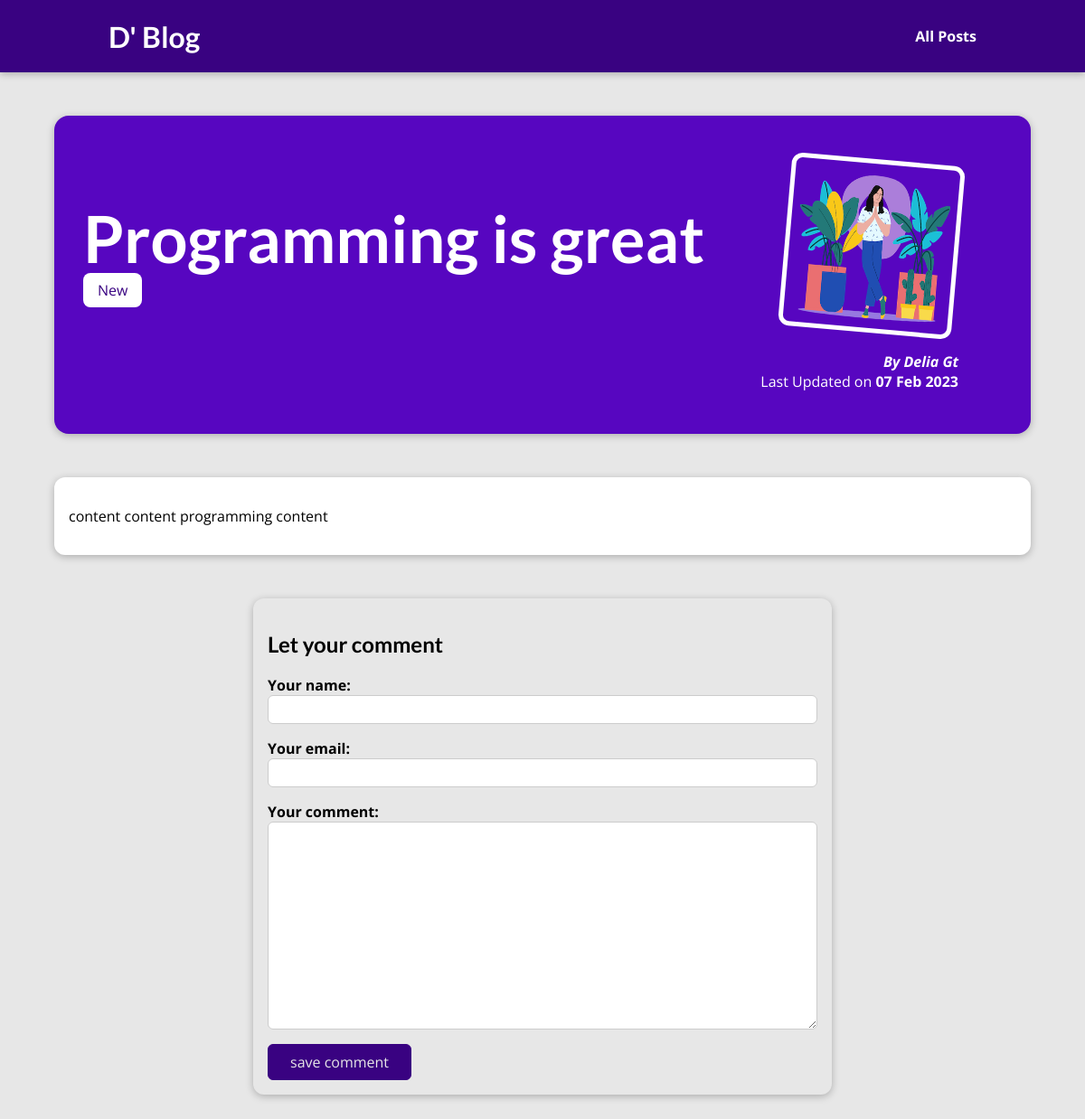
Page /blog/posts/programming-is-fun on the committed database.
### blog/models.py (models this page shows, shortened)
class Post(models.Model):
    title = models.CharField(max_length=100)
    excerpt = models.CharField(max_length=300) # TextField
    image= models.ImageField(upload_to="posts", null=True) # ImageField , ImageField.height_field, ImageField.width_field , "posts" should be inside "uploads" folder e.i. /uploads/posts
    date = models.DateField(auto_now=True)
    slug = models.SlugField(unique=True, db_index=True)
    content = models.TextField(validators=[MinLengthValidator(10)])
    author = models.ForeignKey(Author, on_delete=models.SET_NULL, null=True, related_name="posts")
    tag = models.ManyToManyField(Tag)

class Tag(models.Model):
    caption = models.CharField(max_length=100)

class Author(models.Model):
    first_name = models.CharField(max_length=50)
    last_name = models.CharField(max_length=80)
    email = models.EmailField(max_length=100)
    def full_name(self):
        return f"{self.first_name} {self.last_name}"
    def __str__(self):
        return self.full_name()

### blog/views.py (the view, shortened to what this page needs)
# urls.py: path("posts/<slug:slug>", views.PostDetailView.as_view(), name="post-detail-page") # /post/my-first-post
class PostDetailView(View):
    def get(self, request, slug):
        post = Post.objects.get(slug=slug)
        context = {
            "post": post,
            "post_tags": post.tag.all(),
            "comment_form": CommentForm()
        }
        return render(request, "blog/post-detail.html", context)

### blog/forms.py
class CommentForm(forms.ModelForm):
    class Meta:
        model = Comment
        exclude = ["post"]
        labels = {
            "user_name": "Your name",
            "user_email": "Your email",
            "comment_text": "Your comment",
        }
        error_messages = {
            "user_name": {
                "max_length": "Please enter a shorter name",
            },
            "comment_text": {
                "max_length": "Please enter a shorter comment",
            }
        }

### blog/templates/blog/post-detail.html (shortened to what this page needs)
{% extends "base.html" %}
{% load static %}
{% block css_files %}
    <link rel="stylesheet" href="{% static "blog/detail-post.css" %}" />
{% endblock %}
{% block content %}
    <section id="summary">
        <h2>{{ post.title }}</h2>
        <div>
            {% for tag in post_tags %}
                <span class="tag">{{ tag.caption }}</span>
            {%endfor%}
        </div>
        <article>
            <img src="{{ post.image.url }}" alt="{{ post.title }}" />
            <address>By <a href="mailto:{{ post.author.email }}">{{ post.author|title }}</a></address>
            <div>
                Last Updated on <time>{{ post.date|date:"d M Y" }}</time>
            </div>
        </article>
    </section>
    <main>
        <p>
         {{ post.content|linebreaks }}
        </p>
    </main>
    <section id="comment-form">
        <h2>Let your comment</h2>
        <form action="{% url "post-detail-page" post.slug %}" method="POST">
            {% for field in comment_form %}
                <div class="form-control  {% if field.errors %}invalid{% endif %} ">
                    {{ field.label_tag }}
                    {{ field }}
                </div>
            {% endfor %}
            <button>save comment</button>
        </form>
    </section>
{% endblock %}

### static/app.css (style rules this page uses)
* { box-sizing: border-box; }
html { font-family: 'Open Sans', 'Lato', sans-serif; }
body { margin: 0; }
h1, h2, h3 { font-family: 'Lato', sans-serif; font-weight: bold; }

### blog/static/blog/detail-post.css (style rules this page uses)
body { background-color: #e7e7e7; }
#summary { margin: 8rem auto 3rem auto; padding: 2rem; width: 90%; max-width: 90rem; border-radius: 16px; background-color: #5706c0; position: relative; box-shadow: 0 2px 8px rgba(0, 0, 0, 0.25); height: 22rem; }
#summary h2 { color: white; font-size: 4.5rem; margin-bottom: 0.25rem; }
#summary article { position: absolute; top: 2rem; right: 3rem; padding: 1rem 2rem; border-radius: 12px; text-align: right; color: white; }
#summary article img { width: 12rem; height: 12rem; border-radius: 12px; transform: rotateZ(5deg); border: 5px solid white; margin-bottom: 1rem; }
#summary address { font-weight: bold; }
#summary a { color: white; text-decoration: none; }
#summary time { font-weight: bold; }
main { width: 90%; max-width: 90rem; margin: 3rem auto; background-color: white; padding: 1rem; border-radius: 12px; box-shadow: 0 2px 8px rgba(0, 0, 0, 0.25); }
.tag { background-color: white; color: #390281; padding: 0.5rem 1rem; border-radius: 8px; }
#comment-form { margin: 3rem auto; width: 90%; max-width: 40rem; border-radius: 12px; background-color: #e7e7e7; box-shadow: 0 2px 8px rgba(0, 0, 0, 0.25); padding: 1rem; }
#comment-form button { font: inherit; background-color: #390281; color: #e7e7e7; border: 1px solid #390281; padding: 0.5rem 1.5rem; border-radius: 6px; cursor: pointer; }
.form-control { margin-bottom: 1rem; }
.form-control label { font-weight: bold; margin-bottom: 0.5 rem; display: block; }
.form-control input, .form-control textarea { display: block; width: 100%; font: inherit; padding: 0.25rem; border-radius: 6px; border: 1px solid #ccc; }

### rows in the picture
Post: title "Programming is great", image (picture), author "Delia Gt", date "07 Feb 2023", content "content content programming content"
Tag: caption "New"

### other values in the picture
{{ field.label_tag }} "Your name:" "Your email:" "Your comment:"
